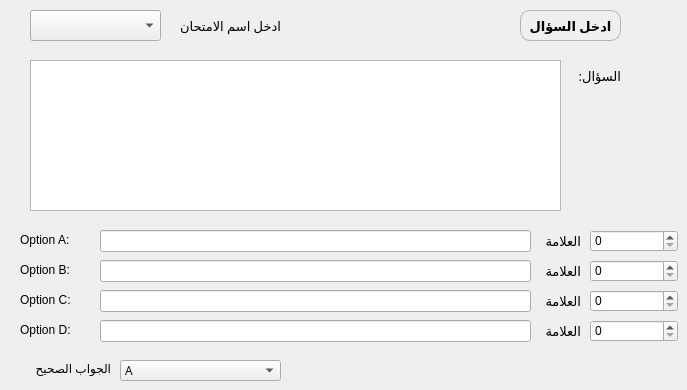
    <widget class="QWidget" name="tab_6">
     <property name="styleSheet">
      <string notr="true">#btn60{
	background-color: transparent;
    border: 1px solid rgba(93, 93, 91,100);
    border-radius:10px;
}
#btn60:hover{
	background-color: rgb(72, 76, 83);
}

#btn60:pressed{
	background-color: rgb(28, 31, 36);
}</string>
     </property>
     <attribute name="title">
      <string>انشاء الامتحان</string>
     </attribute>
     <widget class="QLabel" name="label_60">
      <property name="geometry">
       <rect>
        <x>170</x>
        <y>10</y>
        <width>111</width>
        <height>31</height>
       </rect>
      </property>
      <property name="font">
       <font>
        <family>Open Sans</family>
        <pointsize>10</pointsize>
       </font>
      </property>
      <property name="text">
       <string>ادخل اسم الامتحان</string>
      </property>
     </widget>
     <widget class="QLabel" name="label_61">
      <property name="geometry">
       <rect>
        <x>530</x>
        <y>60</y>
        <width>91</width>
        <height>31</height>
       </rect>
      </property>
      <property name="font">
       <font>
        <family>Open Sans</family>
        <pointsize>10</pointsize>
       </font>
      </property>
      <property name="text">
       <string>السؤال:</string>
      </property>
     </widget>
     <widget class="QComboBox" name="cb60">
      <property name="geometry">
       <rect>
        <x>30</x>
        <y>10</y>
        <width>131</width>
        <height>31</height>
       </rect>
      </property>
      <property name="font">
       <font>
        <pointsize>8</pointsize>
       </font>
      </property>
     </widget>
     <widget class="QTextEdit" name="textEdit">
      <property name="geometry">
       <rect>
        <x>30</x>
        <y>60</y>
        <width>531</width>
        <height>151</height>
       </rect>
      </property>
     </widget>
     <widget class="QLabel" name="label_62">
      <property name="geometry">
       <rect>
        <x>20</x>
        <y>230</y>
        <width>61</width>
        <height>20</height>
       </rect>
      </property>
      <property name="text">
       <string>Option A:</string>
      </property>
     </widget>
     <widget class="QLabel" name="label_63">
      <property name="geometry">
       <rect>
        <x>20</x>
        <y>260</y>
        <width>61</width>
        <height>20</height>
       </rect>
      </property>
      <property name="text">
       <string>Option B:</string>
      </property>
     </widget>
     <widget class="QLabel" name="label_64">
      <property name="geometry">
       <rect>
        <x>20</x>
        <y>290</y>
        <width>61</width>
        <height>20</height>
       </rect>
      </property>
      <property name="text">
       <string>Option C:</string>
      </property>
     </widget>
     <widget class="QLabel" name="label_65">
      <property name="geometry">
       <rect>
        <x>20</x>
        <y>320</y>
        <width>61</width>
        <height>20</height>
       </rect>
      </property>
      <property name="text">
       <string>Option D:</string>
      </property>
     </widget>
     <widget class="QLabel" name="label_691">
      <property name="geometry">
       <rect>
        <x>20</x>
        <y>360</y>
        <width>91</width>
        <height>16</height>
       </rect>
      </property>
      <property name="text">
       <string>الجواب الصحيح</string>
      </property>
     </widget>
     <widget class="QComboBox" name="cb61">
      <property name="geometry">
       <rect>
        <x>120</x>
        <y>360</y>
        <width>161</width>
        <height>21</height>
       </rect>
      </property>
      <property name="font">
       <font>
        <family>Open Sans</family>
        <pointsize>9</pointsize>
        <bold>false</bold>
       </font>
      </property>
      <item>
       <property name="text">
        <string>A</string>
       </property>
      </item>
      <item>
       <property name="text">
        <string>B</string>
       </property>
      </item>
      <item>
       <property name="text">
        <string>C</string>
       </property>
      </item>
      <item>
       <property name="text">
        <string>D</string>
       </property>
      </item>
     </widget>
     <widget class="QPushButton" name="btn60">
      <property name="geometry">
       <rect>
        <x>520</x>
        <y>10</y>
        <width>101</width>
        <height>31</height>
       </rect>
      </property>
      <property name="font">
       <font>
        <family>Open Sans</family>
        <pointsize>10</pointsize>
        <bold>true</bold>
       </font>
      </property>
      <property name="text">
       <string>ادخل السؤال</string>
      </property>
     </widget>
     <widget class="QLineEdit" name="tb60">
      <property name="geometry">
       <rect>
        <x>100</x>
        <y>230</y>
        <width>431</width>
        <height>22</height>
       </rect>
      </property>
     </widget>
     <widget class="QLineEdit" name="tb61">
      <property name="geometry">
       <rect>
        <x>100</x>
        <y>260</y>
        <width>431</width>
        <height>22</height>
       </rect>
      </property>
     </widget>
     <widget class="QLineEdit" name="tb62">
      <property name="geometry">
       <rect>
        <x>100</x>
        <y>290</y>
        <width>431</width>
        <height>22</height>
       </rect>
      </property>
     </widget>
     <widget class="QLineEdit" name="tb63">
      <property name="geometry">
       <rect>
        <x>100</x>
        <y>320</y>
        <width>431</width>
        <height>22</height>
       </rect>
      </property>
     </widget>
     <widget class="QLabel" name="label_67">
      <property name="geometry">
       <rect>
        <x>540</x>
        <y>230</y>
        <width>41</width>
        <height>21</height>
       </rect>
      </property>
      <property name="font">
       <font>
        <family>Open Sans</family>
        <pointsize>10</pointsize>
       </font>
      </property>
      <property name="text">
       <string>العلامة</string>
      </property>
     </widget>
     <widget class="QLabel" name="label_68">
      <property name="geometry">
       <rect>
        <x>540</x>
        <y>260</y>
        <width>41</width>
        <height>21</height>
       </rect>
      </property>
      <property name="font">
       <font>
        <family>Open Sans</family>
        <pointsize>10</pointsize>
       </font>
      </property>
      <property name="text">
       <string>العلامة</string>
      </property>
     </widget>
     <widget class="QLabel" name="label_69">
      <property name="geometry">
       <rect>
        <x>540</x>
        <y>290</y>
        <width>41</width>
        <height>21</height>
       </rect>
      </property>
      <property name="font">
       <font>
        <family>Open Sans</family>
        <pointsize>10</pointsize>
       </font>
      </property>
      <property name="text">
       <string>العلامة</string>
      </property>
     </widget>
     <widget class="QLabel" name="label_690">
      <property name="geometry">
       <rect>
        <x>540</x>
        <y>320</y>
        <width>41</width>
        <height>21</height>
       </rect>
      </property>
      <property name="font">
       <font>
        <family>Open Sans</family>
        <pointsize>10</pointsize>
       </font>
      </property>
      <property name="text">
       <string>العلامة</string>
      </property>
     </widget>
     <widget class="QSpinBox" name="sp60">
      <property name="geometry">
       <rect>
        <x>590</x>
        <y>230</y>
        <width>88</width>
        <height>22</height>
       </rect>
      </property>
     </widget>
     <widget class="QSpinBox" name="sp61">
      <property name="geometry">
       <rect>
        <x>590</x>
        <y>260</y>
        <width>88</width>
        <height>22</height>
       </rect>
      </property>
     </widget>
     <widget class="QSpinBox" name="sp62">
      <property name="geometry">
       <rect>
        <x>590</x>
        <y>290</y>
        <width>88</width>
        <height>22</height>
       </rect>
      </property>
     </widget>
     <widget class="QSpinBox" name="sp63">
      <property name="geometry">
       <rect>
        <x>590</x>
        <y>320</y>
        <width>88</width>
        <height>22</height>
       </rect>
      </property>
     </widget>
    </widget>
